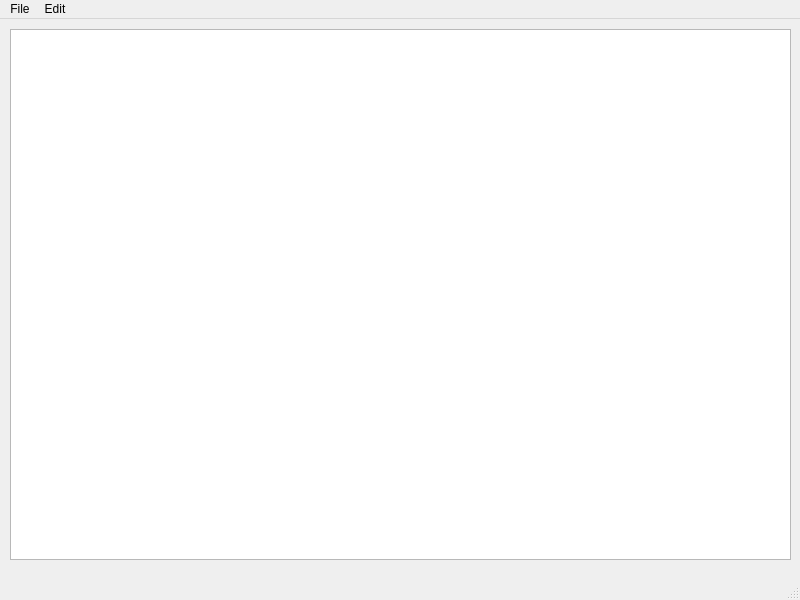
<?xml version="1.0" encoding="UTF-8"?>
<ui version="4.0">
 <class>MockNotepad</class>
 <widget class="QMainWindow" name="MockNotepad">
  <property name="geometry">
   <rect>
    <x>0</x>
    <y>0</y>
    <width>800</width>
    <height>600</height>
   </rect>
  </property>
  <property name="windowTitle">
   <string>MockNotepad</string>
  </property>
  <widget class="QWidget" name="centralwidget">
   <widget class="QWidget" name="verticalLayoutWidget">
    <property name="geometry">
     <rect>
      <x>10</x>
      <y>10</y>
      <width>781</width>
      <height>531</height>
     </rect>
    </property>
    <layout class="QVBoxLayout" name="verticalLayout">
     <item>
      <widget class="QTextEdit" name="textEdit"/>
     </item>
    </layout>
   </widget>
  </widget>
  <widget class="QMenuBar" name="menubar">
   <property name="geometry">
    <rect>
     <x>0</x>
     <y>0</y>
     <width>800</width>
     <height>21</height>
    </rect>
   </property>
   <widget class="QMenu" name="menuFile">
    <property name="title">
     <string>File</string>
    </property>
    <addaction name="actionNew"/>
    <addaction name="actionOpen"/>
    <addaction name="actionSave_As"/>
    <addaction name="actionPrint"/>
    <addaction name="actionExit"/>
   </widget>
   <widget class="QMenu" name="menuEdit">
    <property name="title">
     <string>Edit</string>
    </property>
    <addaction name="actionCopy"/>
    <addaction name="actionPaste"/>
    <addaction name="actionCut"/>
    <addaction name="actionUndo"/>
    <addaction name="actionRedo"/>
   </widget>
   <addaction name="menuFile"/>
   <addaction name="menuEdit"/>
  </widget>
  <widget class="QStatusBar" name="statusbar"/>
  <action name="actionNew">
   <property name="icon">
    <iconset resource="Resources.qrc">
     <normaloff>:/imgs/New.bmp</normaloff>:/imgs/New.bmp</iconset>
   </property>
   <property name="text">
    <string>New</string>
   </property>
  </action>
  <action name="actionOpen">
   <property name="icon">
    <iconset resource="Resources.qrc">
     <normaloff>:/imgs/Open.bmp</normaloff>:/imgs/Open.bmp</iconset>
   </property>
   <property name="text">
    <string>Open</string>
   </property>
  </action>
  <action name="actionSave_As">
   <property name="icon">
    <iconset resource="Resources.qrc">
     <normaloff>:/imgs/Save.bmp</normaloff>:/imgs/Save.bmp</iconset>
   </property>
   <property name="text">
    <string>Save As</string>
   </property>
  </action>
  <action name="actionPrint">
   <property name="text">
    <string>Print</string>
   </property>
  </action>
  <action name="actionExit">
   <property name="text">
    <string>Exit</string>
   </property>
  </action>
  <action name="actionCopy">
   <property name="text">
    <string>Copy</string>
   </property>
  </action>
  <action name="actionPaste">
   <property name="text">
    <string>Paste</string>
   </property>
  </action>
  <action name="actionCut">
   <property name="text">
    <string>Cut</string>
   </property>
  </action>
  <action name="actionUndo">
   <property name="text">
    <string>Undo</string>
   </property>
  </action>
  <action name="actionRedo">
   <property name="text">
    <string>Redo</string>
   </property>
  </action>
 </widget>
 <resources>
  <include location="Resources.qrc"/>
 </resources>
 <connections/>
</ui>
